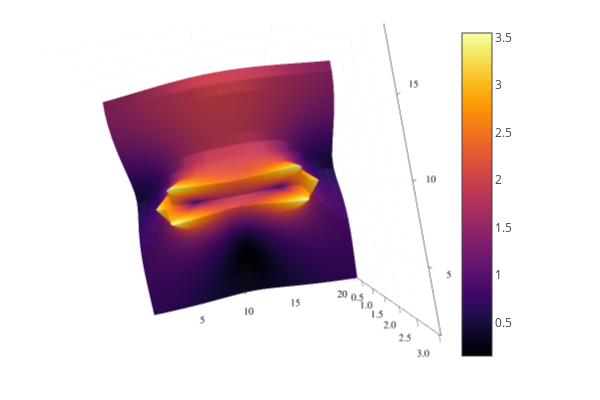

Notebook code for this chart:
### Code cell
plotly()
surface(imagenE)

### Figure 1 — Plotly figure (JSON) as saved in the notebook; plotly's stock layout.template omitted (floating-point values rounded to 4 significant figures; data arrays with more than 128 entries replaced by an {"elided": "..."} marker saying what was removed)
{"data": [{"cmax": 3.544, "cmin": 0.1418, "colorbar": {"len": 0.9525, "title": {"text": ""}, "x": 0.7541, "y": 0.5139}, "colorscale": {"elided": "256x2 mixed values"}, "name": "y1", "opacity": null, "scene": "scene", "showlegend": false, "showscale": true, "type": "surface", "x": [1, 2, 3, 4, 5, 6, 7, 8, 9, 10, 11, 12, 13, 14, 15, 16, 17, 18, 19, 20, 21], "xaxis": "x", "y": [1, 2, 3, 4, 5, 6, 7, 8, 9, 10, 11, 12, 13, 14, 15, 16, 17, 18, 19, 20, 21], "yaxis": "y", "z": {"elided": "21x21 float values"}, "zaxis": "z", "zmax": 3.544, "zmin": 0.1418}], "layout": {"annotations": [], "height": 400, "legend": {"bgcolor": "rgba(255, 255, 255, 1.000)", "bordercolor": "rgba(0, 0, 0, 1)", "borderwidth": 1, "font": {"color": "rgba(0, 0, 0, 1)", "family": "sans-serif", "size": 11}, "title": {"font": {"color": "rgba(0, 0, 0, 1)", "family": "sans-serif", "size": 15}, "text": ""}, "tracegroupgap": 0, "traceorder": "normal", "x": 1, "xanchor": "auto", "y": 1, "yanchor": "auto"}, "margin": {"b": 20, "l": 0, "r": 0, "t": 20}, "paper_bgcolor": "rgba(255, 255, 255, 1.000)", "plot_bgcolor": "rgba(255, 255, 255, 1.000)", "scene": {"aspectmode": "auto", "aspectratio": {"x": 1, "y": 1, "z": 1}, "camera": {"center": {"x": 0, "y": 0, "z": 0}, "eye": {"x": -1.86e-17, "y": -1.012e-16, "z": 1.681}, "projection": {"type": "perspective"}, "up": {"x": 0, "y": 0, "z": 1}}, "domain": {"x": [0.03619, 0.7541], "y": [0.03762, 0.9902]}, "xaxis": {"gridcolor": "rgba(0, 0, 0, 0.1)", "gridwidth": 0.5, "linecolor": "rgba(0, 0, 0, 1)", "mirror": false, "range": [1, 21], "showgrid": true, "showline": true, "showticklabels": true, "tickangle": 0, "tickcolor": "rgb(0, 0, 0)", "tickfont": {"color": "rgba(0, 0, 0, 1)", "family": "sans-serif", "size": 11}, "tickmode": "array", "ticks": "inside", "ticktext": ["5", "10", "15", "20"], "tickvals": [5, 10, 15, 20], "title": {"font": {"color": "rgba(0, 0, 0, 1)", "family": "sans-serif", "size": 15}, "text": ""}, "type": "linear", "visible": true, "zeroline": false, "zerolinecolor": "rgba(0, 0, 0, 1)"}, "yaxis": {"gridcolor": "rgba(0, 0, 0, 0.1)", "gridwidth": 0.5, "linecolor": "rgba(0, 0, 0, 1)", "mirror": false, "range": [1, 21], "showgrid": true, "showline": true, "showticklabels": true, "tickangle": 0, "tickcolor": "rgb(0, 0, 0)", "tickfont": {"color": "rgba(0, 0, 0, 1)", "family": "sans-serif", "size": 11}, "tickmode": "array", "ticks": "inside", "ticktext": ["5", "10", "15", "20"], "tickvals": [5, 10, 15, 20], "title": {"font": {"color": "rgba(0, 0, 0, 1)", "family": "sans-serif", "size": 15}, "text": ""}, "type": "linear", "visible": true, "zeroline": false, "zerolinecolor": "rgba(0, 0, 0, 1)"}, "zaxis": {"gridcolor": "rgba(0, 0, 0, 0.1)", "gridwidth": 0.5, "linecolor": "rgba(0, 0, 0, 1)", "mirror": false, "range": [0.1418, 3.544], "showgrid": true, "showline": true, "showticklabels": true, "tickangle": 0, "tickcolor": "rgb(0, 0, 0)", "tickfont": {"color": "rgba(0, 0, 0, 1)", "family": "sans-serif", "size": 11}, "tickmode": "array", "ticks": "inside", "ticktext": ["0.5", "1.0", "1.5", "2.0", "2.5", "3.0", "3.5"], "tickvals": [0.5, 1, 1.5, 2, 2.5, 3, 3.5], "title": {"font": {"color": "rgba(0, 0, 0, 1)", "family": "sans-serif", "size": 15}, "text": ""}, "type": "linear", "visible": true, "zeroline": false, "zerolinecolor": "rgba(0, 0, 0, 1)"}}, "showlegend": true, "width": 600}}
